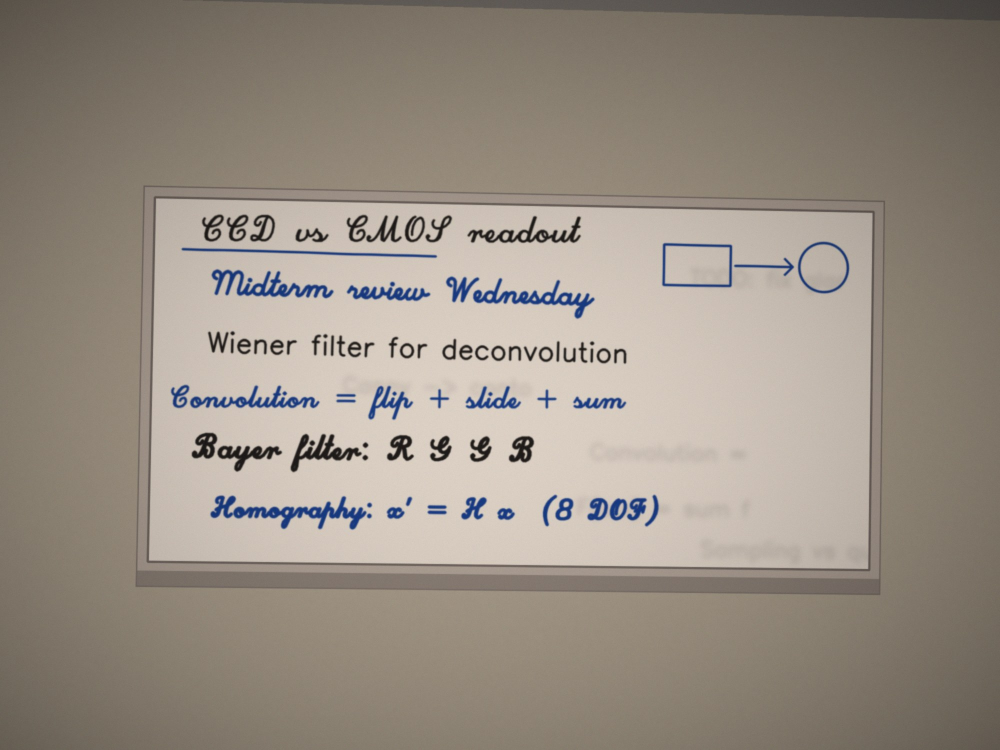
#> input picture datasets/whiteboard-seg/images/train/synth_01_straight_clean.jpg, 2000 x 1500 px (shown at 1/2 size); the run also reads 1 picture not shown here
$ python mazen_pipeline.py ../../datasets/whiteboard-seg/images/train out
#> lines starting #> are read from the running program, lines starting #| are printed output that depends on the picture; after the words box and inside, x2 and y2 are one past the last pixel; in counts of white or black regions, pixels touching at a corner belong together
### prototypes/mazen/ocr_step.py
import os
import re
import shutil

import cv2
import numpy as np


def _resolve_tesseract_cmd():
    """Find a usable tesseract executable from PATH or common Windows install paths."""
    found = shutil.which("tesseract")
    if found:
        return found
    common_paths = (
        r"C:\Program Files\Tesseract-OCR\tesseract.exe",
        r"C:\Program Files (x86)\Tesseract-OCR\tesseract.exe",
    )
    for path in common_paths:
        if os.path.exists(path):
            return path
    return None


# [129 lines left out: functions _prepare_ocr_image, _build_color_ink_mask, _build_cluster_mask, _find_text_clusters, _extract_lines_from_data, _line_quality, not called in this run]


def _canonical_line(line):
    return re.sub(r"[^a-z0-9]+", "", line.lower())


# [45 lines left out: functions _postprocess_lines, _ocr_candidate, _ocr_cluster_roi, not called in this run]


def extract_text(flat, normalized=None):
    """Run OCR and return (text, status_note) without raising hard failures to the pipeline."""
    try:
        import pytesseract
    except ImportError:
        return "", "pytesseract missing (pip install pytesseract)"

    tesseract_cmd = _resolve_tesseract_cmd()
    if tesseract_cmd is None:
        return "", "tesseract executable missing (install tesseract-ocr)"
    pytesseract.pytesseract.tesseract_cmd = tesseract_cmd

    try:
        clusters = _find_text_clusters(flat, normalized)
        cluster_lines = []
        conf_values = []
        for x, y, w, h in clusters:
            pad = 4
            x0 = max(0, x - pad)
            y0 = max(0, y - pad)
            x1 = min(flat.shape[1], x + w + pad)
            y1 = min(flat.shape[0], y + h + pad)
            roi = flat[y0:y1, x0:x1]
            best = _ocr_cluster_roi(pytesseract, roi)
            if best["text"]:
                cluster_lines.extend(best["text"].splitlines())
                conf_values.append(best["avg_conf"])

        # Fallback to whole-board OCR if clusters are too sparse.
        if len(cluster_lines) < 2:
            ocr_img = _prepare_ocr_image(flat, normalized)
            fallback = max(
                [
                    _ocr_candidate(pytesseract, ocr_img, psm=6, min_conf=40),
                    _ocr_candidate(pytesseract, ocr_img, psm=11, min_conf=35),
                ],
                key=lambda c: c["score"],
            )
            if fallback["text"]:
                cluster_lines = fallback["text"].splitlines()
                conf_values = [fallback["avg_conf"]]
                mode = f"whole-board psm={fallback['psm']}"
            else:
                mode = "clustered"
        else:
            mode = "clustered"
    except pytesseract.TesseractNotFoundError:
        return "", "tesseract executable not found in PATH"
    except pytesseract.TesseractError as err:
        return "", f"tesseract error: {err}"

    cleaned_lines = _postprocess_lines(cluster_lines)
    text = "\n".join(cleaned_lines)
    if not text:
        return "", "no text detected"
    avg_conf = (sum(conf_values) / len(conf_values)) if conf_values else 0.0
    return text, f"ok mode={mode} conf={avg_conf:.1f} clusters={len(clusters)} lines={len(cleaned_lines)}"

### prototypes/mazen/board_detector_ml.py
import os

import cv2
import numpy as np


_MODEL_CACHE = {}


# [5 lines left out: function _order_corners, not called in this run]


def _resolve_weights_path(weights_path):
    if weights_path and os.path.exists(weights_path):
        return weights_path
    local_default = os.path.join(os.path.dirname(__file__), "weights", "whiteboard_best.pt")
    if os.path.exists(local_default):
        return local_default
    return None


# [6 lines left out: function _load_model, not called in this run]


def detect_board_ml(img, weights_path=None, conf=0.30, min_mask_area_ratio=0.01):
    """
    Return ordered board corners from a segmentation model, or None when unavailable.
    Falls back cleanly when ultralytics/weights are missing.
    """
    resolved = _resolve_weights_path(weights_path)
    if resolved is None:
        return None

    try:
        model = _load_model(resolved)
    except Exception:
        return None

    try:
        result = model.predict(source=img, conf=conf, verbose=False)[0]
    except Exception:
        return None

    if result.masks is None or result.masks.data is None:
        return None

    masks = result.masks.data
    if hasattr(masks, "cpu"):
        masks = masks.cpu().numpy()
    img_area = img.shape[0] * img.shape[1]
    min_area = max(1, int(min_mask_area_ratio * img_area))

    best_corners = None
    best_score = -1.0
    for idx, mask in enumerate(masks):
        bin_mask = (mask > 0.5).astype(np.uint8) * 255
        area = int((bin_mask > 0).sum())
        if area < min_area:
            continue

        contours, _ = cv2.findContours(bin_mask, cv2.RETR_EXTERNAL, cv2.CHAIN_APPROX_SIMPLE)
        if not contours:
            continue
        c = max(contours, key=cv2.contourArea)
        if cv2.contourArea(c) < min_area:
            continue

        rect = cv2.minAreaRect(c)
        box = cv2.boxPoints(rect)
        corners = _order_corners(box)
        confidence = 1.0
        if result.boxes is not None and result.boxes.conf is not None and idx < len(result.boxes.conf):
            conf_val = result.boxes.conf[idx]
            confidence = float(conf_val.cpu().item()) if hasattr(conf_val, "cpu") else float(conf_val)
        score = area * confidence
        if score > best_score:
            best_score = score
            best_corners = corners

    return best_corners

### prototypes/mazen/mazen_pipeline.py
"""
Spot Whiteboard - Mini 1 starter prototype (conventional CV, no ML)
Pipeline: detect board -> flatten (homography) -> reduce glare -> find writing

Usage:
    pip install -r requirements.txt
    python whiteboard_starter.py data/phone_photos results

Each photo produces 4 images in results/:
    <name>_1_edges.jpg    Canny edges used to find the board
    <name>_2_board.jpg    detected board outline (green)
    <name>_3_flat.jpg     board flattened to a straight-on view
    <name>_4_writing.jpg  boxes around detected writing (red)
plus results/summary.csv with one row per photo (bring this to the meeting).

To improve a step: copy this file to prototypes/<yourname>/ and change ONE function.
"""
import sys, os, glob, csv, textwrap
import cv2
import numpy as np

THIS_DIR = os.path.dirname(os.path.abspath(__file__))
if THIS_DIR not in sys.path:
    sys.path.append(THIS_DIR)  # allow importing sibling helper modules (e.g., ocr_step.py)

from ocr_step import extract_text  # Step 5 OCR helper kept modular in a separate file
from board_detector_ml import detect_board_ml

DEFAULT_ML_WEIGHTS = os.environ.get("WHITEBOARD_ML_WEIGHTS")


def order_corners(pts):
    """Order 4 points: top-left, top-right, bottom-right, bottom-left."""
    pts = pts.reshape(4, 2).astype("float32")
    s, d = pts.sum(1), np.diff(pts, axis=1).ravel()
    return np.array([pts[s.argmin()], pts[d.argmin()], pts[s.argmax()], pts[d.argmax()]], dtype="float32")


# STEP 1 - Detect the board   *** MAZEN'S IMPROVEMENT: "whitest big quad" ***
#
# Why the starter fails:
#   (a) fixed Canny thresholds (50/150) miss the frame in dim rooms      -> "not found"
#   (b) the 15%-of-image area rule throws away boards seen from far away -> "not found"
#   (c) it takes the BIGGEST 4-sided shape, so a far board loses to the
#       wall around it                                                    -> wrong quad
# Fix:
#   1. CLAHE + auto-Canny: thresholds follow the image's own brightness
#   2. collect EVERY convex 4-sided shape >= 3% of the image, nested ones too
#   3. score each one by how white its inside is (bright + unsaturated),
#      because a whiteboard is the whitest flat thing in a classroom
#   4. among near-ties (within 6%), keep the largest -> the whole board,
#      not a box someone drew on it

MIN_AREA = 0.03      # board must cover at least 3% of the photo
TIE = 0.94           # candidates within 6% of the best whiteness count as ties


def auto_canny(gray, sigma=0.33):
    """Canny with thresholds set from the median brightness (adapts to dim/bright rooms)."""
    v = float(np.median(gray))
    return cv2.Canny(gray, int(max(0, (1 - sigma) * v)), int(min(255, (1 + sigma) * v)))


def quad_candidates(edges, img_area):
    """Every convex quadrilateral outline in the edge map (outer AND nested contours)."""
    contours, _ = cv2.findContours(edges, cv2.RETR_LIST, cv2.CHAIN_APPROX_SIMPLE)
    quads = []
    for c in contours:
        if cv2.contourArea(c) < MIN_AREA * img_area:
            continue
        hull = cv2.convexHull(c)
        for eps in (0.01, 0.02, 0.04):
            approx = cv2.approxPolyDP(hull, eps * cv2.arcLength(hull, True), True)
            if len(approx) == 4 and cv2.isContourConvex(approx):
                quads.append(approx.reshape(4, 2))
                break
    return quads


def whiteness(quad, gray, sat):
    """Median brightness x (1 - mean saturation) inside the quad."""
    mask = np.zeros(gray.shape, np.uint8)
    cv2.fillConvexPoly(mask, quad.astype(np.int32), 255)
    inside = mask > 0
    return float(np.median(gray[inside])) * (1 - float(sat[inside].mean()) / 255)


def detect_board(img):
    gray = cv2.cvtColor(img, cv2.COLOR_BGR2GRAY)
    sat = cv2.cvtColor(img, cv2.COLOR_BGR2HSV)[..., 1]
    eq = cv2.createCLAHE(clipLimit=2.0, tileGridSize=(8, 8)).apply(gray)   # boost contrast in dim rooms
    edges = auto_canny(cv2.GaussianBlur(eq, (5, 5), 0))
    edges = cv2.dilate(edges, np.ones((5, 5), np.uint8), iterations=2)     # close gaps in the frame

    # Try trained segmentation-based detector first; fallback to CV heuristic when unavailable.
    ml_corners = detect_board_ml(img, weights_path=DEFAULT_ML_WEIGHTS, conf=0.30)
    if ml_corners is not None:
        return ml_corners, edges

    img_area = img.shape[0] * img.shape[1]
    quads = quad_candidates(edges, img_area)
    if not quads:
        return None, edges
    scores = [whiteness(q, gray, sat) for q in quads]
    best = max(scores)
    ties = [q for q, s in zip(quads, scores) if s >= TIE * best]
    board = max(ties, key=lambda q: cv2.contourArea(q.astype(np.float32)))
    return order_corners(board), edges


# STEP 2 - Flatten the board (perspective warp / homography)
def flatten(img, corners):
    tl, tr, br, bl = corners
    w = int(max(np.linalg.norm(br - bl), np.linalg.norm(tr - tl)))
    h = int(max(np.linalg.norm(tr - br), np.linalg.norm(tl - bl)))
    dst = np.array([[0, 0], [w - 1, 0], [w - 1, h - 1], [0, h - 1]], dtype="float32")
    H = cv2.getPerspectiveTransform(corners, dst)
    return cv2.warpPerspective(img, H, (w, h))


# STEP 3 - Reduce glare / uneven lighting (background division)
def normalize_lighting(img):
    gray = cv2.cvtColor(img, cv2.COLOR_BGR2GRAY)
    background = cv2.medianBlur(cv2.dilate(gray, np.ones((7, 7), np.uint8)), 51)  # estimate the board's lighting
    return cv2.divide(gray, background, scale=255)                              # flatten bright/dark spots


# STEP 4 - Find the writing (adaptive threshold + morphology)
def binarize(norm):
    """Ink pixels = 255, board = 0. evaluate.py scores this mask against ground truth."""
    return cv2.adaptiveThreshold(norm, 255, cv2.ADAPTIVE_THRESH_GAUSSIAN_C,
                                 cv2.THRESH_BINARY_INV, 25, 15)


def find_writing(norm, flat):
    binary = binarize(norm)
    merged = cv2.dilate(binary, cv2.getStructuringElement(cv2.MORPH_RECT, (25, 7)))  # merge letters into lines
    contours, _ = cv2.findContours(merged, cv2.RETR_EXTERNAL, cv2.CHAIN_APPROX_SIMPLE)
    out = flat.copy()
    boxes = 0
    for c in contours:
        x, y, w, h = cv2.boundingRect(c)
        if w * h > 300:                       # skip tiny specks
            cv2.rectangle(out, (x, y), (x + w, y + h), (0, 0, 255), 2)
            boxes += 1
    return out, boxes


def render_ocr_preview(flat, text):
    """Create a side-by-side preview image with the flattened board and OCR text panel."""
    h, w = flat.shape[:2]
    panel = np.full((h, w, 3), 255, dtype=np.uint8)
    cv2.putText(panel, "OCR DETECTED TEXT", (20, 40), cv2.FONT_HERSHEY_SIMPLEX, 0.9, (20, 20, 20), 2, cv2.LINE_AA)
    y = 80
    wrapped = []
    for line in text.splitlines():
        wrapped.extend(textwrap.wrap(line, width=42) or [""])
    if not wrapped:
        wrapped = ["(no text detected)"]
    for line in wrapped:
        if y > h - 20:
            break
        cv2.putText(panel, line, (20, y), cv2.FONT_HERSHEY_SIMPLEX, 0.55, (30, 30, 30), 1, cv2.LINE_AA)
        y += 24
    return np.hstack([flat, panel])


def format_readable_ocr(text, ocr_note):
    """Return a human-readable OCR report with numbered phrases."""
    lines = [line.strip() for line in text.splitlines() if line.strip()]
    out = [f"OCR status: {ocr_note}", "", "Readable phrases:"]
    if not lines:
        out.append("- (no text detected)")
        return "\n".join(out)
    for idx, line in enumerate(lines, start=1):
        out.append(f"{idx:02d}. {line}")
    return "\n".join(out)


def run(path, out_dir):
    """Run the full pipeline on one photo. Returns a summary row (dict)."""
    name = os.path.splitext(os.path.basename(path))[0]
    row = {"photo": name, "board_found": "", "writing_regions": "", "ocr_chars": "", "note": "", "ocr_note": ""}
    img = cv2.imread(path)
    if img is None:
        print(f"[skip] can't read {path}")
        row["note"] = "unreadable file"
        return row
    scale = 1200 / max(img.shape[:2])         # resize for speed and consistent parameters
    img = cv2.resize(img, None, fx=scale, fy=scale) if scale < 1 else img

    corners, edges = detect_board(img)
    cv2.imwrite(f"{out_dir}/{name}_1_edges.jpg", edges)
    if corners is None:
        print(f"[FAIL] {name}: board not found")
        row["board_found"] = "no"
        return row

    vis = img.copy()
    cv2.polylines(vis, [corners.astype(int)], True, (0, 255, 0), 4)
    cv2.imwrite(f"{out_dir}/{name}_2_board.jpg", vis)

    flat = flatten(img, corners)
    cv2.imwrite(f"{out_dir}/{name}_3_flat.jpg", flat)

    normalized = normalize_lighting(flat)  # reuse glare-corrected board for both writing boxes and OCR
    boxed, n = find_writing(normalized, flat)
    cv2.imwrite(f"{out_dir}/{name}_4_writing.jpg", boxed)

    # STEP 5 - OCR text extraction on the flattened board.
    text, ocr_note = extract_text(flat, normalized)
    # Persist OCR output per image so it can be inspected independently of CSV metrics.
    with open(f"{out_dir}/{name}_5_text.txt", "w", encoding="utf-8") as f:
        f.write(f"OCR status: {ocr_note}\n\n")
        f.write(text if text else "(no text detected)")
    with open(f"{out_dir}/{name}_5_text_readable.txt", "w", encoding="utf-8") as f:
        f.write(format_readable_ocr(text, ocr_note))
    preview = render_ocr_preview(flat, text)
    cv2.imwrite(f"{out_dir}/{name}_6_ocr_preview.jpg", preview)

    print(f"[OK]   {name}: board found, {n} writing regions, OCR={ocr_note}")
    if text:
        print(f"       OCR text ({name}):")
        for i, line in enumerate(text.splitlines(), start=1):
            print(f"       {i:02d}. {line}")
    else:
        print("       OCR text: (no text detected)")
    row.update(board_found="yes", writing_regions=n, ocr_chars=len(text), ocr_note=ocr_note)
    return row


if __name__ == "__main__":
    in_dir = sys.argv[1] if len(sys.argv) > 1 else "data/phone_photos"
    out_dir = sys.argv[2] if len(sys.argv) > 2 else "results"
    os.makedirs(out_dir, exist_ok=True)
    photos = sorted({p for ext in ("jpg", "jpeg", "png", "JPG", "JPEG", "PNG")
                     for p in glob.glob(f"{in_dir}/*.{ext}")})
    if not photos:
        print(f"No photos found in {in_dir}/ - download them from the shared folder first.")
        sys.exit(1)

    rows = [run(p, out_dir) for p in photos]
#> in run, img is the input picture: shape (1500, 2000, 3); mean B, G, R 131.1, 142.1, 151.8
#> in detect_board, `sat = cv2.cvtColor(img, cv2.COLOR_BGR2HSV)[..., 1]`:
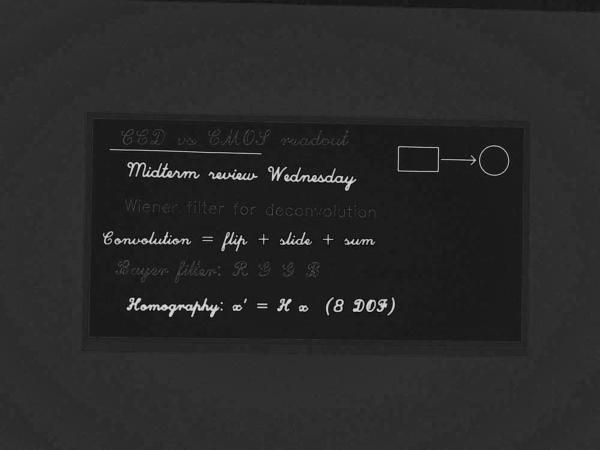
#> sat: shape (900, 1200) (shown at 1/2 size); min 0, max 240, mean 40.9
#> in auto_canny, `v = float(np.median(gray))`: v = 135
#> in auto_canny, `return cv2.Canny(gray, int(max(0, (1 - sigma) * v)), int(min(255, (1 +..`:
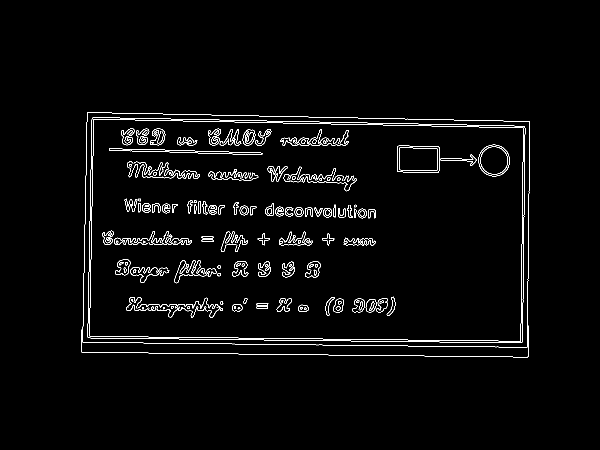
#> returned value: shape (900, 1200) (shown at 1/2 size); 2.2% white in thin lines or dots, all inside (x1, y1, x2, y2) = (162, 224, 1060, 715)
#> in detect_board, `edges = cv2.dilate(edges, np.ones((5, 5), np.uint8), iterations=2)`:
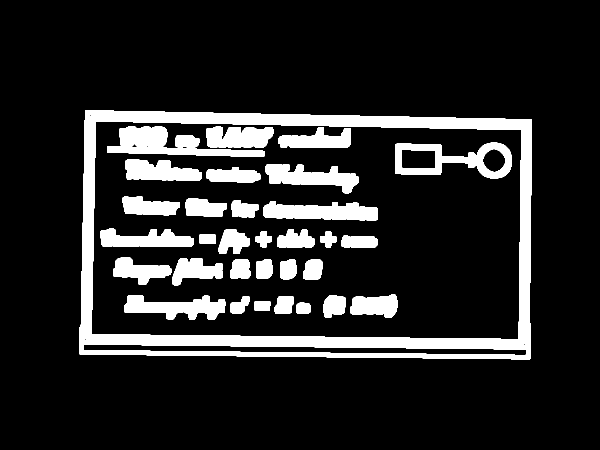
#> edges: shape (900, 1200) (shown at 1/2 size); 14.4% white; 33 white regions
#> in quad_candidates, `contours, _ = cv2.findContours(edges, cv2.RETR_LIST, cv2.CHAIN_APPROX_..`: contours = 80 contours, 9 with area under 20; largest, box (x1, y1, x2, y2) and area: (158, 220, 1064, 719) 433438, (183, 242, 1043, 679) 360355, (790, 285, 1024, 357) 10743, (166, 688, 1053, 711) 10331, (214, 253, 529, 314) 7424
#> the loop in quad_candidates, `for c in contours:` made 80 passes
#> c on pass 52: [[298, 273], [299, 272], [300, 273], [299, 274]]
#> after the loop in quad_candidates, `for c in contours:`: quads = [[[191, 243], [1041, 259], [1037, 677], [184, 668]], [[170, 221], [1063, 239], [1060, 717], [159, 708]]]
#> in whiteness (call 2), `cv2.fillConvexPoly(mask, quad.astype(np.int32), 255)`:
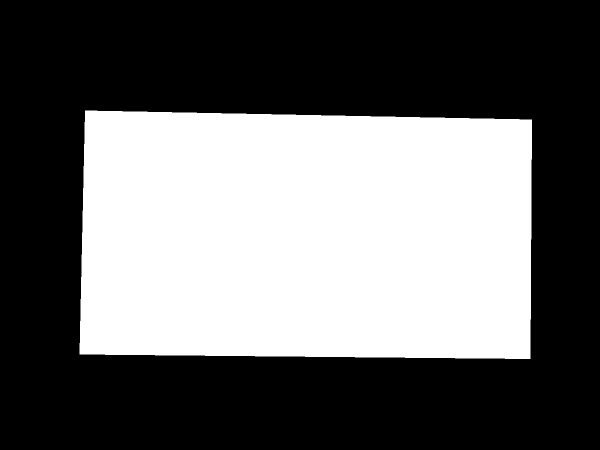
#> mask: shape (900, 1200) (shown at 1/2 size); 40.2% white; 1 white region, box (x1, y1, x2, y2) and area: (159, 221, 1064, 718) 434279
#> in detect_board, `scores = [whiteness(q, gray, sat) for q in quads]`: scores = [170, 166.9]
#> in detect_board, `best = max(scores)`: best = 170
#> in detect_board, `ties = [q for q, s in zip(quads, scores) if s >= TIE * best]`: ties has the same summary as quads in quad_candidates
#> in detect_board, `board = max(ties, key=lambda q: cv2.contourArea(q.astype(np.float32)))`: board = [[170, 221], [1063, 239], [1060, 717], [159, 708]]
#> in order_corners, `s, d = pts.sum(1), np.diff(pts, axis=1).ravel()`: s = [391, 1302, 1777, 867]; d = [51, -824, -343, 549]
#> in run, `corners, edges = detect_board(img)`: corners = [[170, 221], [1063, 239], [1060, 717], [159, 708]]
#> in run, `cv2.polylines(vis, [corners.astype(int)], True, (0, 255, 0), 4)`:
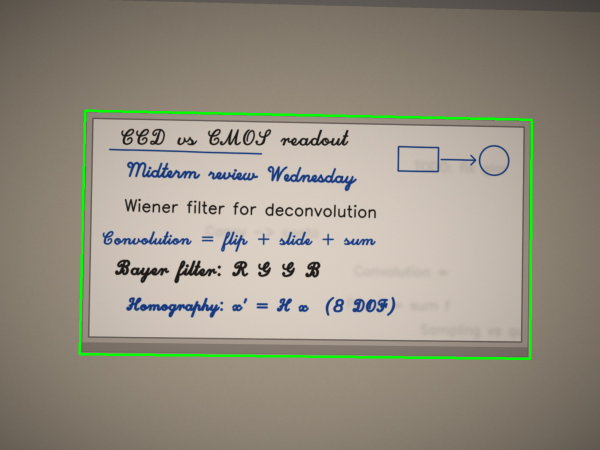
#> vis: shape (900, 1200, 3) (shown at 1/2 size); mean B, G, R 129.6, 143.6, 149.9
#> in flatten, `tl, tr, br, bl = corners`: tl = [170, 221]; tr = [1063, 239]; br = [1060, 717]; bl = [159, 708]
#> in flatten, `w = int(max(np.linalg.norm(br - bl), np.linalg.norm(tr - tl)))`: w = 901
#> in flatten, `h = int(max(np.linalg.norm(tr - br), np.linalg.norm(tl - bl)))`: h = 487
#> in flatten, `dst = np.array([[0, 0], [w - 1, 0], [w - 1, h - 1], [0, h - 1]], dtype..`: dst = [[0, 0], [900, 0], [900, 486], [0, 486]]
#> in flatten, `H = cv2.getPerspectiveTransform(corners, dst)`: H = [[0.989, 0.0223, -173.1], [-0.0203, 1.01, -219], [-2.12e-05, 1.78e-05, 1]]
#> in normalize_lighting, `background = cv2.medianBlur(cv2.dilate(gray, np.ones((7, 7), np.uint8)..`:
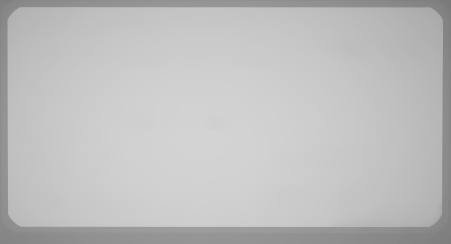
#> background: shape (487, 901) (shown at 1/2 size); min 122, max 211, mean 190.9
#> in find_writing, `merged = cv2.dilate(binary, cv2.getStructuringElement(cv2.MORPH_RECT, ..`:
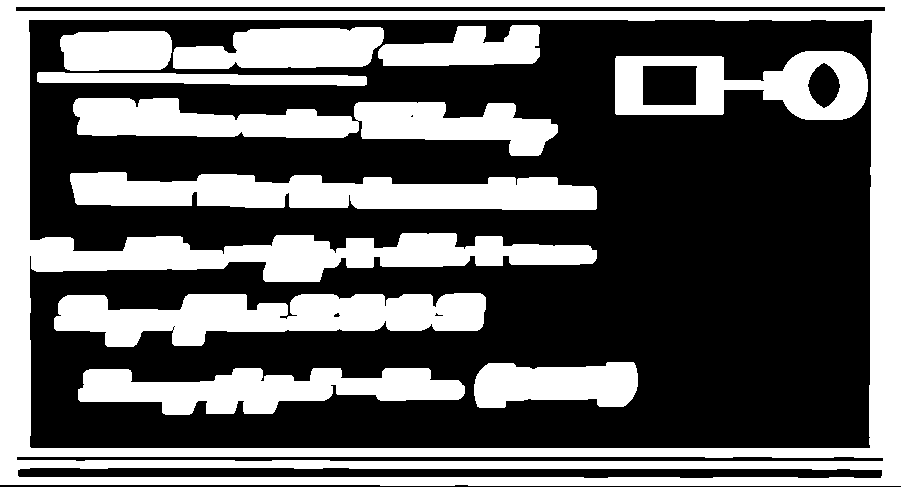
#> merged: shape (487, 901); 38.5% white; 11 white regions
#> in find_writing, `contours, _ = cv2.findContours(merged, cv2.RETR_EXTERNAL, cv2.CHAIN_AP..`: contours = 1 contour; box (x1, y1, x2, y2) and area: (0, 0, 901, 486) 436108
#> the loop in find_writing, `for c in contours:` made 1 pass
#> (x, y, w, h, boxes) on pass 1: (0, 0, 901, 486, 1)
#> (the rest of the program and of its run is left out)
